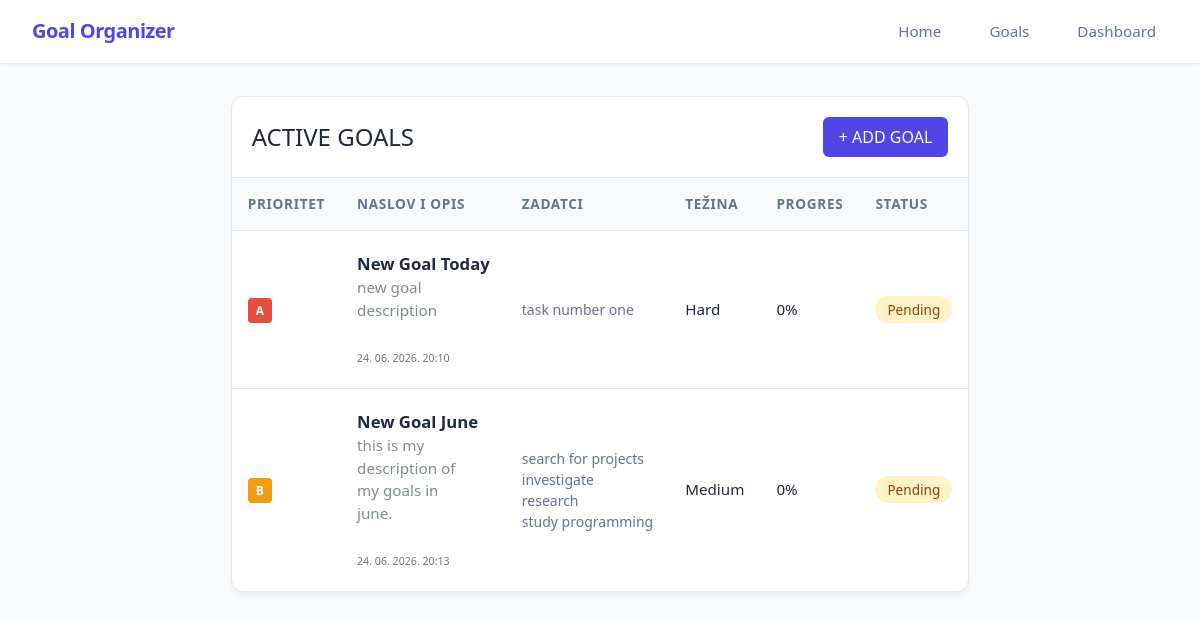
The app's page /goals, older data.
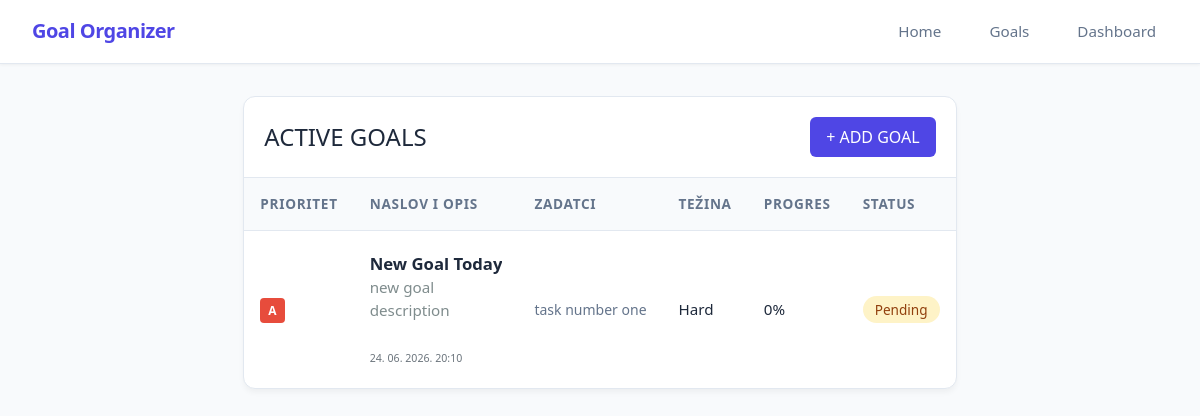
The same page, newer data.
### app/models_db.py (models this page shows, shortened)
class Goal(db.Model):
    id = db.Column(db.Integer, primary_key=True)
    title = db.Column(db.String(100), nullable=False)
    description = db.Column(db.Text, nullable=False)
    tasks = db.Column(db.JSON, nullable=True, default=[])
    is_completed = db.Column(db.Boolean, default=False)
    progress_percentage = db.Column(db.Float, default=0.0)
    difficulty = db.Column(db.String(20), nullable=False, default='Medium')
    priority = db.Column(db.String(1), nullable=False, default='b')
    created_at = db.Column(db.DateTime, default=datetime.now(timezone.utc), nullable=False)

### app/routes.py (the view)
@main.route('/goals')
def show_goals():
    goals = Goal.query.order_by(Goal.priority.asc()).all()
    return render_template('goals.html', goals=goals)

### app/templates/goals.html (shortened to what this page needs)
{% extends 'base.html' %}
{% block content %}
<div class="container">
    <div class="table-container">
        <div style=" padding: 1.25rem; border-bottom: 1px solid var(--border-color); display: flex; justify-content: space-between; align-items: center;">
            <h1>active goals</h1>
            <button id="open_form_btn" style="background-color: var(--primary); color: white; border: none; padding: 0.5rem 1rem; border-radius: 6px; cursor: pointer; font-weight: 500;">+ ADD GOAL</button>
        </div>
        <table>
            <thead>
                <tr>
                    <th>Prioritet</th>
                    <th>Naslov i Opis</th>
                    <th>Zadatci</th>
                    <th>Težina</th>
                    <th>Progres</th>
                    <th>Status</th>
                </tr>
            </thead>
            <tbody>
                {% for goal in goals %}
                <tr class="clickable-row" data-href=" {{ url_for('main.view_goal', goal_id=goal.id) }}">
                    <td><span class="badge badge-{{ goal.priority }}">{{ goal.priority }}</span></td>
                    <td style="width: 150px;">
                        <a href="{{ url_for('main.view_goal', goal_id=goal.id) }}" class="goal-link">
                                <h2>{{ goal.title }}</h2>
                        </a>
                        <p style="color: #7f8c8d; width: 100px;">{{ goal.description or 'Nema opisa' }}</p><br>
                        <small class="date">{{ goal.created_at.strftime('%d. %m. %Y. %H:%M') }}</small>
                    </td>
                    <td>
                        {% if goal.tasks %}
                        <ul>
                            {% for task in goal.tasks.split(',') %}
                                {% if task.strip() %}
                                    <li>{{ task.strip() }}</li>
                                {% endif %}
                            {% endfor %}
                        </ul>
                        {% else %}
                        <small style="color: #b2bec3;">Nema zadataka</small>
                        {% endif %}
                    </td>
                    <td>{{ goal.difficulty }}</td>
                    <td>{{ goal.progress_percentage | round | int }}%</td>
                    <td>
                        {% if goal.is_completed %}
                        <span class="status-done">Completed</span>
                        {% else %}
                        <span class="status-pending">Pending</span>
                        {% endif %}
                    </td>
                </tr>
                {% else %}
                <tr>
                    <td colspan="6" style="text-align: center; color: #7f8c8d;">Trenutno nema spremljenih ciljeva. Dodaj svoj prvi cilj iznad!</td>
                </tr>
                {% endfor %}
            </tbody>
        </table>
    </div>
</div>
{% endblock %}

### app/templates/base.html (shortened to what this page needs)
<!DOCTYPE html>
<html lang="en">
<head>
    <script src="https://unpkg.com/@tailwindcss/browser@4"></script>
</head>
<body>
    <header>
        <nav class="navbar">
            <div class="navbar-container">
                <a href="/" class="navbar-brand">Goal Organizer</a>
                <ul class="navbar-links">
                    <a href="/">Home</a>
                    <a href="/goals" id="goals">Goals</a>
                    <a href="/dashboard">Dashboard</a>
                </ul>
            </div>
        </nav>
    </header>
    <main>
        {%block content %} {% endblock %}
    </main>
</body>
<link rel="stylesheet"
      href="{{ url_for('static', filename='style.css') }}">
</html>

### app/static/style.css (style rules this page uses)
:root { --bg-color: #f8fafc; --card-bg: #ffffff; --text-main: #1e293b; --text-muted: #64748b; --border-color: #e2e8f0; --primary: #4f46e5; --primary-hover: #4338ca; --success: #22c55e; --pending: #f59e0b; }
body { font-family: 'Segoe UI', Roboto, Helvetica, Arial, sans-serif; background-color: var(--bg-color); color: var(--text-main); margin: 0; padding: 2rem; display: flex; justify-content: center; padding-top: calc(64px + 2rem); }
.container { width: 100%; max-width: 1200px; display: grid; grid-template-columns: 1fr; gap: 2rem; }
h1, h2, h3, a, .goal-title { white-space: nowrap; overflow: hidden; text-overflow: ellipsis; max-width: 100%; }
h1 { text-transform: uppercase; color: var(--text-main); font-size: 1.5em; font-weight: 300; margin: 0; }
h2 { text-transform: capitalize; font-size: 1.1em; font-weight: bold; }
p { word-break: break-word; overflow-wrap: anywhere; white-space: normal; }
.badge { padding: 4px 8px; border-radius: 4px; font-size: 12px; font-weight: bold; text-transform: uppercase; }
.badge-a { background-color: #e74c3c; color: white; }
.status-pending { color: #95a5a6; }
.table-container { background: var(--card-bg); border-radius: 12px; box-shadow: 0 4px 6px -1px rgba(0, 0, 0, 0.05); border: 1px solid var(--border-color); overflow: hidden; }
table { width: 100%; border-collapse: collapse; text-align: left; font-size: 0.95rem; }
th { background-color: #f8fafc; color: var(--text-muted); padding: 1rem; font-weight: 600; font-size: 0.85rem; text-transform: uppercase; letter-spacing: 0.05em; border-bottom: 1px solid var(--border-color); }
td { padding: 1.25rem 1rem; border-bottom: 1px solid var(--border-color); vertical-align: middle; }
tr:last-child td { border-bottom: none; }
table ul { margin: 0; color: var(--text-muted); font-size: 0.875rem; }
.status-pending { background-color: #fef3c7; color: #92400e; padding: 0.25rem 0.75rem; border-radius: 9999px; font-size: 0.85rem; font-weight: 500; }
.badge { padding: 0.25rem 0.5rem; border-radius: 4px; font-size: 0.75rem; font-weight: 600; text-transform: uppercase; }
.navbar { position: fixed; top: 0; left: 0; right: 0; height: 64px; background-color: var(--card-bg); border-bottom: 1px solid var(--border-color); box-shadow: 0 1px 3px 0 rgba(0, 0, 0, 0.05); display: flex; justify-content: center; align-items: center; z-index: 1000; }
.navbar-container { width: 100%; max-width: 1200px; padding: 0 2rem; display: flex; justify-content: space-between; align-items: center; box-sizing: border-box; }
.navbar-brand { font-size: 1.25rem; font-weight: 700; color: var(--primary); text-decoration: none; letter-spacing: -0.025em; }
.navbar-links { display: flex; gap: 1.5rem; list-style: none; margin: 0; padding: 0; }
.navbar-links a { text-decoration: none; color: var(--text-muted); font-size: 0.95rem; font-weight: 500; padding: 0.5rem 0.75rem; border-radius: 6px; transition: color 0.2s, background-color 0.2s; }
.date { color: #6c757d; font-size: 0.7em; }
.clickable-row { cursor: pointer; transition: background-color 0.2s ease; }

Row changes from the older to the newer data that the page shows:
removed Goal: priority "B", title "New Goal June", description "this is my description of my goals in june.", created_at "24. 06. 2026. 20:13", strip "search for projects" "investigate" "research" "study programming", difficulty "Medium", progress_percentage "0", is_completed "Pending", shown under "ACTIVE GOALS"
